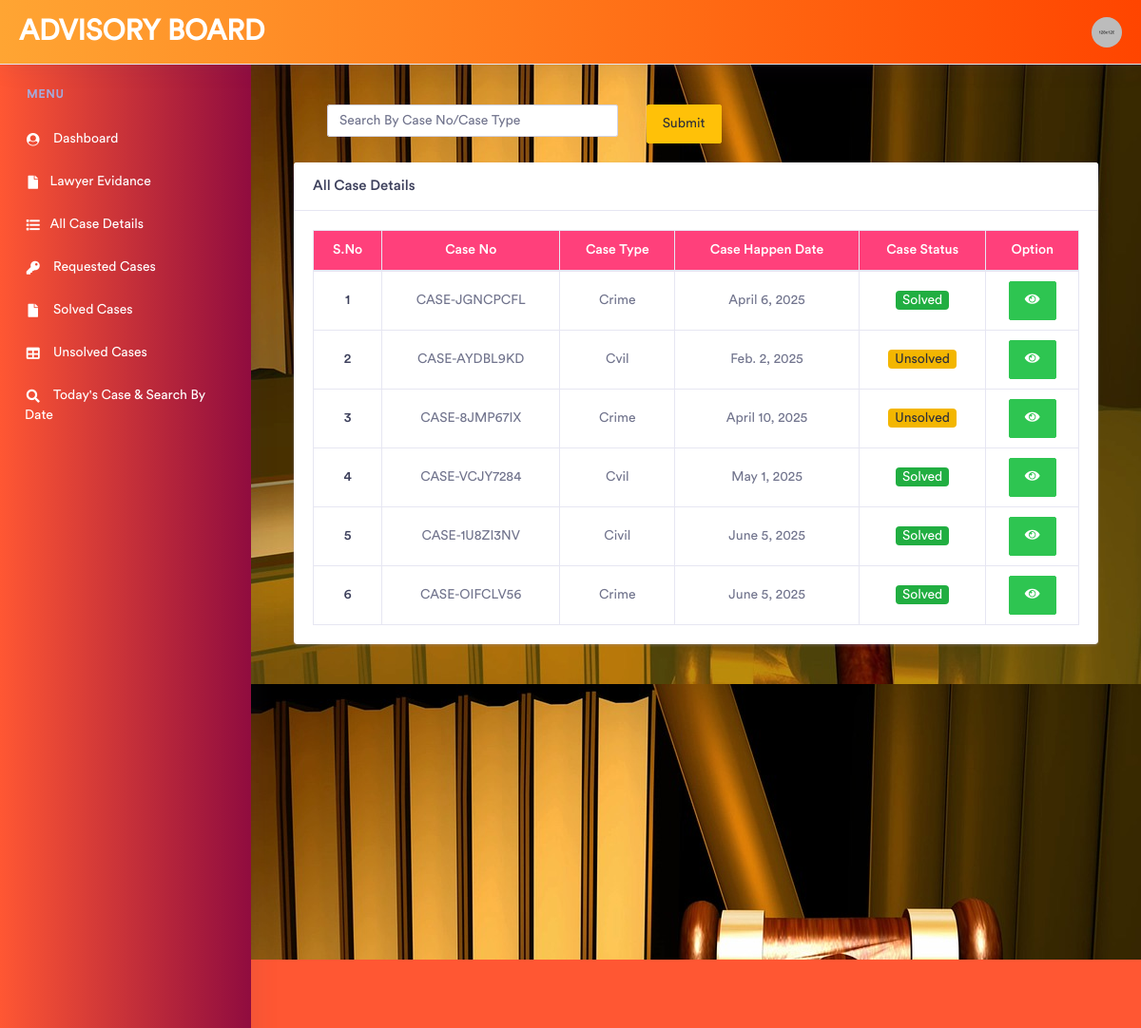
Screenshot of /all_case_detail/ (signed in) with the database file from the repository.
### app/models.py (models this page shows, shortened)
class Fir_Detail(models.Model):
	police_id = models.ForeignKey(Police_Detail, on_delete=models.CASCADE,null=True)
	case_no = models.CharField(max_length=100,null=True)
	case_type = models.CharField(max_length=100,null=True)
	victim_name = models.CharField(max_length=100)
	suspect_name = models.CharField(max_length=15)
	victim_gender = models.CharField(max_length=100)
	case_date = models.DateField()
	case_filed_date = models.DateField()
	case_location = models.CharField(max_length=100)
	victim_address =  models.TextField(max_length=1000)
	suspect_address =  models.TextField(max_length=1000)
	fir_doc = models.FileField('FIR Document ',upload_to='documents/',null=True)
	evidance = models.FileField('Evidance Document',upload_to='documents/',null=True)
	victim_photo = models.FileField('Victim Photo ',upload_to='documents/',null=True)
	suspect_photo = models.FileField('Suspect Photo ',upload_to='documents/',null=True)
	case_summary =  models.TextField(max_length=1000)
	case_status = models.CharField(max_length=100,null=True,blank=True)
	judgement = models.TextField(max_length=1000,null=True,blank=True)

### app/views.py (the view)
# urls.py: path('all_case_detail/', views.all_case_detail,name="all_case_detail"),
def all_case_detail(request):
	if request.session.has_key('lawyer'):
		user_id = request.session['lawyer_id']
		ids = Fir_Detail.objects.all()
		if request.method == 'GET':
			if request.GET.get('search'):
				a = request.GET.get('search')
				detail = Fir_Detail.objects.filter(Q(case_no=a) | Q(case_type__icontains=a))
				return render(request,'all_case_detail.html',{'row':ids,'detail':detail})
			else:
				return render(request,'all_case_detail.html',{'ids':ids})
		return render(request,'all_case_detail.html',{'ids':ids})
	else:
		return render(request,'lawyer_login.html',{})

### app/templates/all_case_detail.html
{% include 'lawyer_header.html' %}
<div class="col-xl-12 col-lg-12 col-md-12 col-sm-12 col-12">
    <form method="get">{% csrf_token %}
        <div class="row" style="margin: 20px;">
            <div class="col-md-5">
                <input type="text" name="search" class="form-control" placeholder="Search By Case No/Case Type">
            </div>
            <div class="col-md-5">
                <input type="submit" class="btn btn-warning">
            </div>
        </div>
    </form>
    <div class="card">
        <h5 class="card-header">All Case Details</h5>
        <div class="card-body">
            <div class="table-responsive ">
                <table class="table table-bordered">
                    <thead style="background: #ff407b;">
                        <tr class="white">
                            <th scope="col" >S.No</th>
                            <th scope="col">Case No</th>
                            <th scope="col">Case Type</th>
                            <th scope="col">Case Happen Date</th>
                            <th scope="col">Case Status</th>
                            <th scope="col">Option</th>
                        </tr>
                    </thead>
                    <tbody>
                        {% if request.GET.search %}
                            {% for i in detail %}
                            <tr>
                                <th scope="row">{{forloop.counter}}</th>
                                <td>{{i.case_no}}</td>
                                <td>{{i.case_type}}</td>
                                <td>{{i.case_date}}</td>
                                <td>{{i.case_status}}</td>
                                <td><a href="{% url 'case_list' pk=i.id %}?case_no={{i.case_no}}" class="btn btn-success"><i class="fa fa-eye"></i></a></td>
                            </tr>
                            {% empty %}
                            <tr>
                                <td colspan="8" class="text-center bg-primary">No Cases</td>
                            </tr>
                           {% endfor %}
                        {% else %}
                            {% for i in ids %}
                            <tr>
                                <th scope="row">{{forloop.counter}}</th>
                                <td>{{i.case_no}}</td>
                                <td>{{i.case_type}}</td>
                                <td>{{i.case_date}}</td>
                                <td>{% if i.case_status == 'Unsolved' %}<span class="badge badge-warning">{{i.case_status}}</span>
                                    {% else %}<span class="badge badge-success">{{i.case_status}}</span>{% endif %}</td>
                                <td><a href="{% url 'case_list' pk=i.id %}?case_no={{i.case_no}}" class="btn btn-success"><i class="fa fa-eye"></i></a></td>
                            </tr>
                            {% empty %}
                            <tr>
                                <td colspan="8" class="text-center bg-primary">No Cases</td>
                            </tr>
                           {% endfor %}
                       {% endif %}
                    </tbody>
                </table>
            </div>
        </div>
    </div>
</div>
{% include 'footer.html' %}

### app/templates/lawyer_header.html (style rules this page uses)
td,tr { text-align: center; }
.white th { color: #FFF !important; }

### rows the page displays
Fir_Detail: case_no "CASE-JGNCPCFL", case_type "Crime", case_date "April 6, 2025", case_status "Solved"
Fir_Detail: case_no "CASE-AYDBL9KD", case_type "Cvil", case_date "Feb. 2, 2025", case_status "Unsolved"
Fir_Detail: case_no "CASE-8JMP67IX", case_type "Crime", case_date "April 10, 2025", case_status "Unsolved"
Fir_Detail: case_no "CASE-VCJY7284", case_type "Cvil", case_date "May 1, 2025", case_status "Solved"
Fir_Detail: case_no "CASE-1U8ZI3NV", case_type "Civil", case_date "June 5, 2025", case_status "Solved"
Fir_Detail: case_no "CASE-OIFCLV56", case_type "Crime", case_date "June 5, 2025", case_status "Solved"
